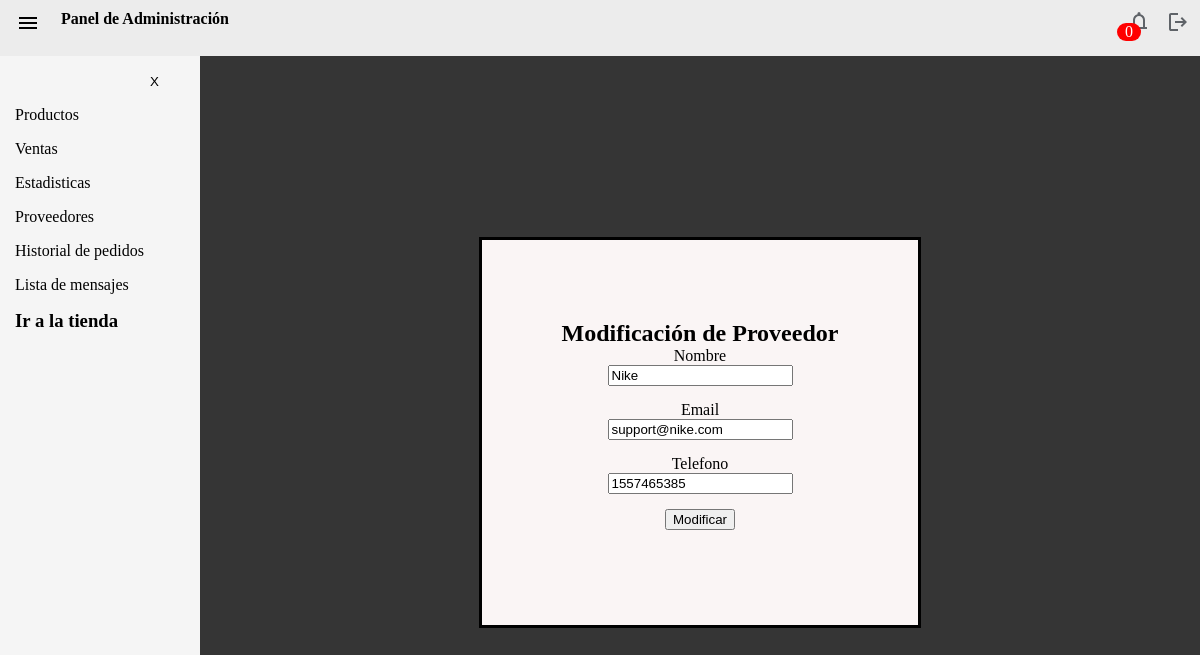
/modificarProveedor.php?id=1 (signed in), run on the app's committed database.
### tables this page shows
CREATE TABLE `proveedores` (
  `id` int(11) NOT NULL,
  `Nombre` varchar(60) NOT NULL,
  `Email` varchar(60) NOT NULL,
  `Telefono` int(11) NOT NULL
);

### modificarProveedor.php (the view, shortened to what this page needs)
<?php
    $conn = conexion();
$numero = $_GET["id"];
$sql = "SELECT * FROM proveedores WHERE id = '$numero'";
$result = $conn->query($sql);
$row = mysqli_fetch_array($result);
?>
<!DOCTYPE html>
<html lang="en">
<head>
    <link rel="stylesheet" href="./css/login.css">
    <link rel="stylesheet" href="css/navbar.css">
</head>
<body>
    <?php
    include_once("./api/navbar.php")
    ?>
    <div class="main-container">
    <?php include_once("./api/sidebar.php") ?>
    <form action="modificarProveedor.php" method="POST" Id="user_form">
        <h2>Modificación de Proveedor</h2>
        <label for="nombre">Nombre</label>
        <input type="text" name="nombre" id="nombre" value="<?= $row['Nombre'] ?>">
        <label for="nombre">Email</label>
        <input type="text" name="email" id="email" value="<?= $row['Email'] ?>">
        <label for="nombre">Telefono</label>
        <input type="number" name="telefono" id="telefono" value="<?= $row['Telefono'] ?>">
        <input id="user_form_btn" type="submit" value="Modificar"/>
    </form>
</body>
</html>

### css/login.css (style rules this page uses)
* { margin: 0; }
body { background-color: rgb(53, 53, 53); height: 100vh; }
#user_form { display: flex; flex-direction: column; align-items: center; border: 3px solid black; padding: 5rem; width: fit-content; margin: auto; background-color: rgb(250, 245, 245); }
input, textarea { margin-bottom: 15px; }
.main-container { display: flex; height: calc(100vh - 48px); }

### css/navbar.css (style rules this page uses)
body { margin: 0; padding: 0; width: 100%; box-sizing: border-box; }

### data on the page
proveedores: nombre "Nike", email "support@nike.com", telefono "1557465385"
